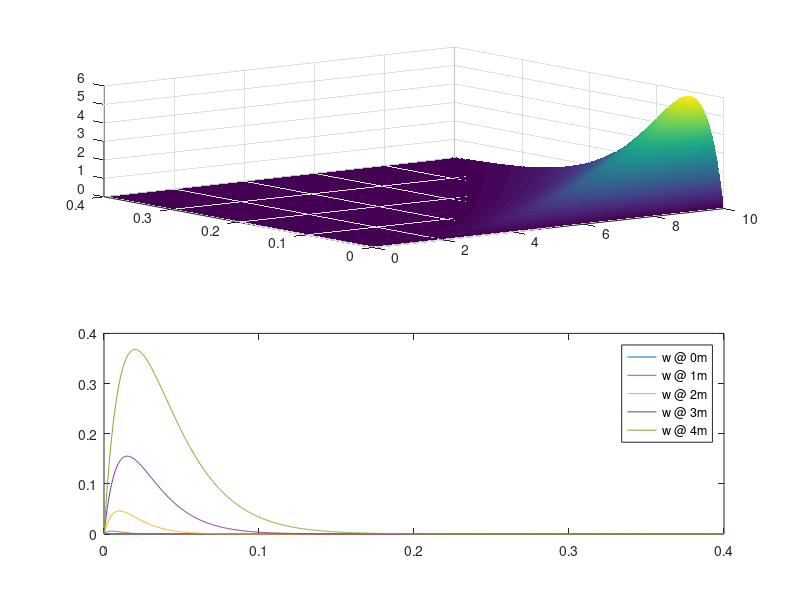

MATLAB code to generate this figure:
% global A B C D L delta
A = 20;
B = 1;
C = 5e-3;
D = 2;
L = 4;
delta = 0.4;
x = linspace(0,10,1e3);
y = linspace(0,0.4,1e3)';

calcw = @(x,y) A * (x./L).^D .* (y./delta).^B .* exp(-y./(x.*C));

wfeld = calcw(x,y);
w_vec = calcw([0,1,2,3,4],y);

ax1 = subplot(2,1,1);
ax2 = subplot(2,1,2);

surf(x,y,wfeld,'EdgeColor','none','Parent',ax1)
plot(y,w_vec,'Parent',ax2);
legend('w @ 0m','w @ 1m','w @ 2m','w @ 3m','w @ 4m')

% function w = calcw(x,y)
% global A B C D L delta
% w = A * (x./L).^D .* (y./delta).^B .* exp(-y./(x.*C));
% 
% end